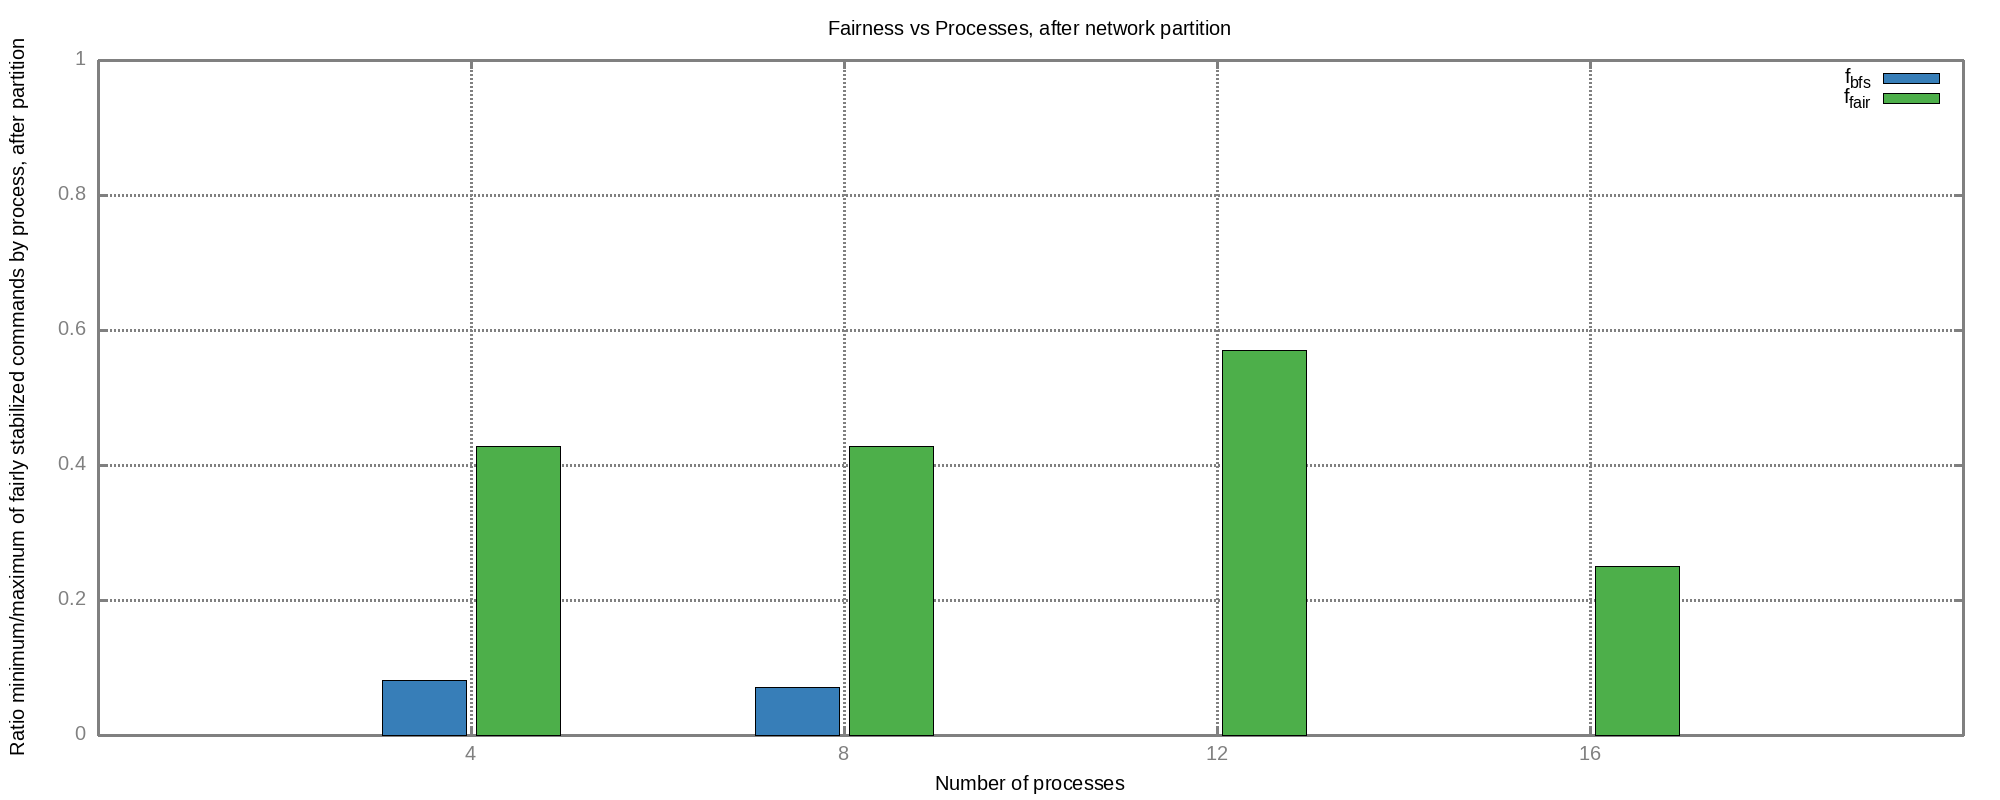

gnuplot code for this plot:
set terminal png size 2000,800 font ',15'
set key right
set output 'fairness_vs_processes.png'
set yrange [0:1]
set xlabel 'Number of processes'
set ylabel 'Ratio minimum/maximum of fairly stabilized commands by process, after partition'
set style data histograms
set style histogram clustered
set style fill solid 1.0 border lt -1
set boxwidth 0.9
set title 'Fairness vs Processes, after network partition'

set style line 11 lc rgb '#808080' lt 1 lw 3
set border back ls 11

set style line 12 lc rgb '#808080' lt 0 lw 1
set grid back ls 12

plot 'fairness_vs_processes.dat' using 2:xtic(1) title 'f_{bfs}' linecolor rgb "#377EB8", \
    '' using 3:xtic(1) title 'f_{fair}' linecolor rgb "#4DAF4A",\
